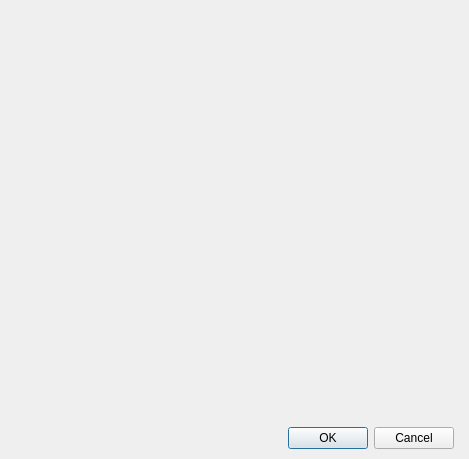
<?xml version="1.0" encoding="UTF-8"?>
<ui version="4.0">
 <class>DialogCommandPlaySong</class>
 <widget class="QDialog" name="DialogCommandPlaySong">
  <property name="geometry">
   <rect>
    <x>0</x>
    <y>0</y>
    <width>469</width>
    <height>459</height>
   </rect>
  </property>
  <property name="windowTitle">
   <string>Dialog</string>
  </property>
  <layout class="QGridLayout" name="gridLayout">
   <property name="leftMargin">
    <number>15</number>
   </property>
   <property name="topMargin">
    <number>10</number>
   </property>
   <property name="rightMargin">
    <number>15</number>
   </property>
   <property name="bottomMargin">
    <number>10</number>
   </property>
   <item row="0" column="0">
    <layout class="QVBoxLayout" name="verticalLayout">
     <property name="spacing">
      <number>15</number>
     </property>
     <item>
      <widget class="PanelSongs" name="widget" native="true"/>
     </item>
     <item>
      <widget class="QDialogButtonBox" name="buttonBox">
       <property name="orientation">
        <enum>Qt::Horizontal</enum>
       </property>
       <property name="standardButtons">
        <set>QDialogButtonBox::Cancel|QDialogButtonBox::Ok</set>
       </property>
      </widget>
     </item>
    </layout>
   </item>
  </layout>
 </widget>
 <customwidgets>
  <customwidget>
   <class>PanelSongs</class>
   <extends>QWidget</extends>
   <header>panelsongs.h</header>
   <container>1</container>
  </customwidget>
 </customwidgets>
 <resources/>
 <connections>
  <connection>
   <sender>buttonBox</sender>
   <signal>accepted()</signal>
   <receiver>DialogCommandPlaySong</receiver>
   <slot>accept()</slot>
   <hints>
    <hint type="sourcelabel">
     <x>248</x>
     <y>254</y>
    </hint>
    <hint type="destinationlabel">
     <x>157</x>
     <y>274</y>
    </hint>
   </hints>
  </connection>
  <connection>
   <sender>buttonBox</sender>
   <signal>rejected()</signal>
   <receiver>DialogCommandPlaySong</receiver>
   <slot>reject()</slot>
   <hints>
    <hint type="sourcelabel">
     <x>316</x>
     <y>260</y>
    </hint>
    <hint type="destinationlabel">
     <x>286</x>
     <y>274</y>
    </hint>
   </hints>
  </connection>
 </connections>
</ui>
